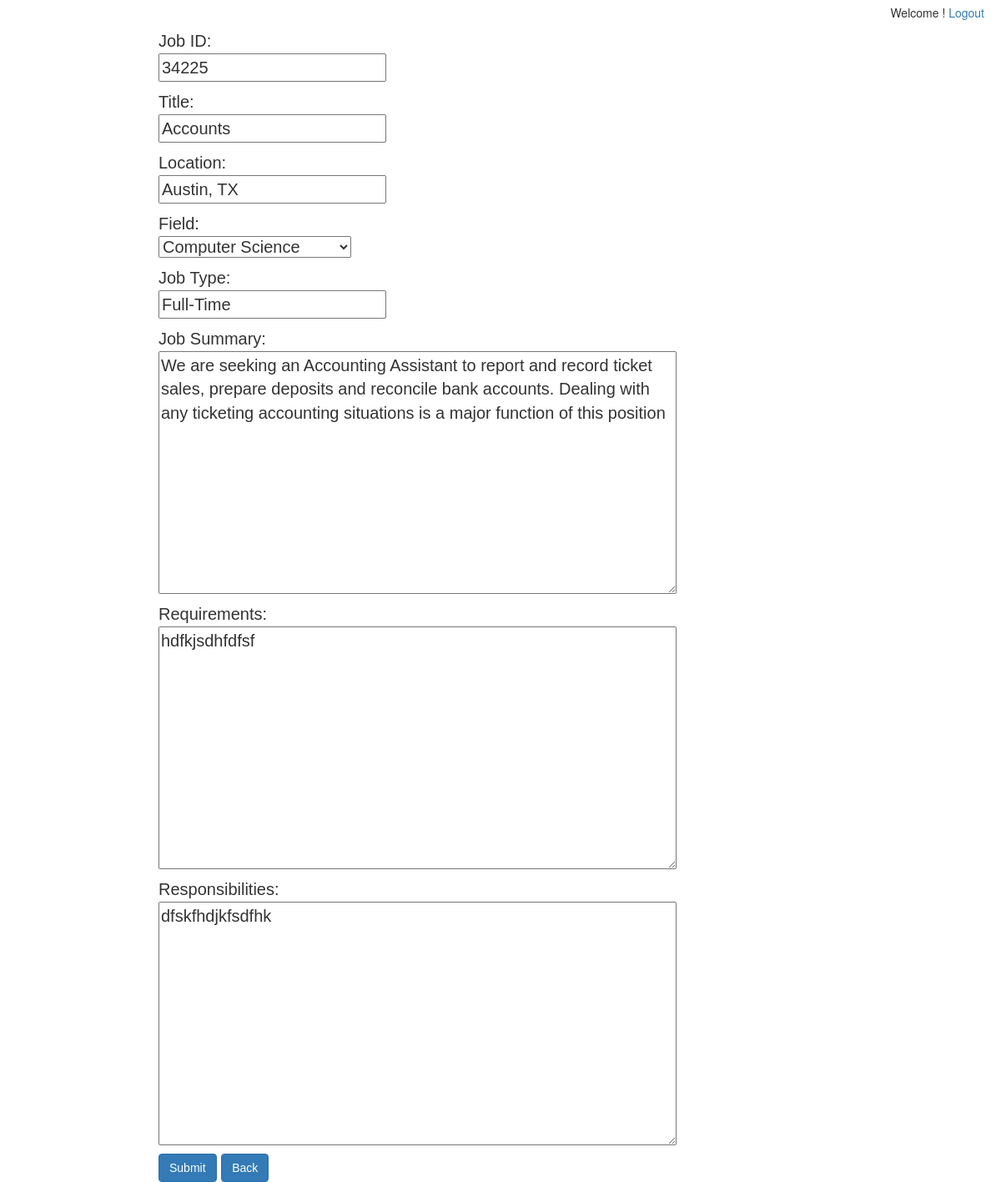
The app's page /updateadmin.php?jobid=34225 with its own data.
### tables this page shows
CREATE TABLE IF NOT EXISTS `job` (
  `ID` int(11) NOT NULL AUTO_INCREMENT,
  `JOB_ID` varchar(30) NOT NULL,
  `Title` varchar(30) NOT NULL,
  `Location` varchar(30) NOT NULL,
  `Field` varchar(30) NOT NULL,
  `Description_ID` int(11) NOT NULL,
  `Job_Type` varchar(30) NOT NULL,
  PRIMARY KEY (`ID`,`JOB_ID`),
  UNIQUE KEY `Description_ID` (`Description_ID`),
  UNIQUE KEY `JOB_ID` (`JOB_ID`)
);

CREATE TABLE IF NOT EXISTS `description` (
  `Description_ID` int(11) NOT NULL AUTO_INCREMENT,
  `JobSummary` mediumtext NOT NULL,
  `Requirements` mediumtext NOT NULL,
  `Responsibilities` mediumtext NOT NULL,
  `JOB_ID` varchar(30) NOT NULL,
  PRIMARY KEY (`Description_ID`)
);

### updateadmin.php (the view, shortened to what this page needs)
<html>
<head>
<link rel="stylesheet" href="http://maxcdn.bootstrapcdn.com/bootstrap/3.3.5/css/bootstrap.min.css">
<link rel="stylesheet" type="text/css" href="css/adminform.css">
</head>
<?php
require_once 'banner.php';
?>
<?php
	$db = Database::getInstance();
    $mysqli = $db->getConnection();
	$jobid = "\"" . $_GET["jobid"] . "\"";
	$query = "SELECT * FROM `job` WHERE `JOB_ID` = " . $jobid;
	$query2 = "SELECT * FROM `description` WHERE `JOB_ID` = " . $jobid;
	$result = $mysqli->query($query);
	$result1 = $mysqli->query($query2);
	if($result->num_rows > 0 ){
		while($row = $result->fetch_assoc()) {
			$id = $row["JOB_ID"];
			$title = $row["Title"] ;
			$location = $row["Location"] ;
			$field = $row["Field"] ;
			$job_type = $row["Job_Type"] ;
		}
	}
	if($result1->num_rows > 0 ){
		while($row1 = $result1->fetch_assoc()) {
			$summary =  trim($row1["JobSummary"]);
			$req = trim($row1["Requirements"]) ;
			$res = trim($row1["Responsibilities"]) ;
		}
	}
?>
<body>
<div id="form">
<form class="form-horizontal" id = "adminform" method='post' action="updatecompleteadmin.php">
  <p>Job ID:<br>
  <input type="text" id = "id" name="id" value="<?php echo $id; ?>"/>
  <br></p>
  <p>Title:<br>
  <input type="text" id = "title" name="title" value="<?php echo $title; ?>"/>
  <br></p>
  <p>Location:<br>
  <input type="text" id = "location" name="location" value="<?php echo $location; ?>"/>
  <br></p>
  <p>Field:<br>
  <select name="field" id="field">
	<?php if($field == "CS"): ?>
		<option value="CS" selected>Computer Science</option>
	<?php else: ?>
		<option value="CS">Computer Science</option>
	<?php endif; ?>
  </select>
  <br></p>
  <p>Job Type:<br>
  <input type="text" id="job_type" name="job_type" value="<?php echo $job_type; ?>"/>
  <br></p>
  <p>Job Summary:<br>
  <textarea rows="10" cols="50" id = "summary" name="summary" form="adminform"><?php echo $summary; ?></textarea>
  <br></p>
  <p>Requirements:<br>
  <textarea rows="10" cols="50" id = "req" name="req" form="adminform"><?php echo $req; ?></textarea>
  <br></p>
  <p>Responsibilities:<br>
  <textarea rows="10" cols="50" id = "res" name="res" form="adminform"><?php echo $res; ?></textarea>
  <br></p>
  <p><input type="submit" class="btn btn-primary">
  <button type="button" class="btn btn-primary" onClick="document.location.href='adminview.php'">Back</button></p>
</form>
</div>
</body>
</html>

### css/adminform.css (style rules this page uses)
#form { height:70%; width:70%; margin: 0 auto; padding: 10px; font-size:20px; font-family:Century Gothic, sans-serif; }

### records on screen
job: id "34225", title "Accounts", location "Austin, TX", field "Computer Science", job_type "Full-Time"
description: summary "We are seeking an Accounting Assistant to report and record ticket sales, prepare deposits and reconcile bank accounts. Dealing with any ticketing accounting situations is a major function of this position", req "hdfkjsdhfdfsf", res "dfskfhdjkfsdfhk"
